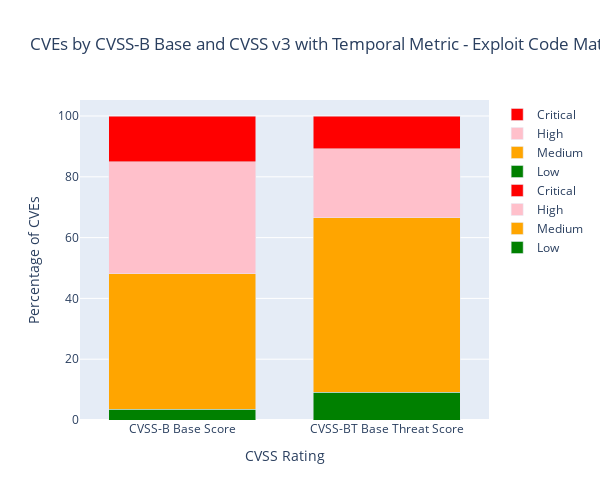

Notebook code cell kept with this figure:
### Markdown cell above
## CVSS Ratings

### Code cell
# Define function to categorize scores
def categorize_score(score):
    if score >= 0.1 and score <= 3.9:
        return 'low'
    elif score >= 4.0 and score <= 6.9:
        return 'medium'
    elif score >= 7.0 and score <= 8.9:
        return 'high'
    elif score >= 9.0 and score <= 10.0:
        return 'critical'
    else:
        return 'invalid'

# Apply categorization to both base_score and cvss-bt_score
df['base_score_category'] = df['base_score'].apply(categorize_score)
df['cvss-bt_score_category'] = df['cvss-bt_score'].apply(categorize_score)

# Count the number of CVEs in each category
base_score_counts = df['base_score_category'].value_counts().reindex(['low', 'medium', 'high', 'critical'], fill_value=0)
cvss_bt_score_counts = df['cvss-bt_score_category'].value_counts().reindex(['low', 'medium', 'high', 'critical'], fill_value=0)

# Calculate percentages
base_score_perc = base_score_counts / base_score_counts.sum() * 100
cvss_bt_score_perc = cvss_bt_score_counts / cvss_bt_score_counts.sum() * 100

# Create traces for base score categories
trace_base_low = go.Bar(
    x=['CVSS-B Base Score'],
    y=[base_score_perc['low']],
    name='Low',
    marker=dict(color='green')
)
trace_base_medium = go.Bar(
    x=['CVSS-B Base Score'],
    y=[base_score_perc['medium']],
    name='Medium',
    marker=dict(color='orange')
)
trace_base_high = go.Bar(
    x=['CVSS-B Base Score'],
    y=[base_score_perc['high']],
    name='High',
    marker=dict(color='pink')
)
trace_base_critical = go.Bar(
    x=['CVSS-B Base Score'],
    y=[base_score_perc['critical']],
    name='Critical',
    marker=dict(color='red')
)

# Create traces for CVSS-BT score categories
trace_cvss_bt_low = go.Bar(
    x=['CVSS-BT Base Threat Score'],
    y=[cvss_bt_score_perc['low']],
    name='Low',
    marker=dict(color='green')
)
trace_cvss_bt_medium = go.Bar(
    x=['CVSS-BT Base Threat Score'],
    y=[cvss_bt_score_perc['medium']],
    name='Medium',
    marker=dict(color='orange')
)
trace_cvss_bt_high = go.Bar(
    x=['CVSS-BT Base Threat Score'],
    y=[cvss_bt_score_perc['high']],
    name='High',
    marker=dict(color='pink')
)
trace_cvss_bt_critical = go.Bar(
    x=['CVSS-BT Base Threat Score'],
    y=[cvss_bt_score_perc['critical']],
    name='Critical',
    marker=dict(color='red')
)

# Layout
layout = go.Layout(
    title='CVEs by CVSS-B Base and CVSS v3 with Temporal Metric - Exploit Code Maturity (E) Ratings',
    xaxis=dict(title='CVSS Rating'),
    yaxis=dict(title='Percentage of CVEs'),
    barmode='stack',
    bargroupgap=0.1,
    bargap=0.2,
    height=500,
    width=600
)

# Create figure
fig = go.Figure(
    data=[trace_base_low, trace_base_medium, trace_base_high, trace_base_critical,
          trace_cvss_bt_low, trace_cvss_bt_medium, trace_cvss_bt_high, trace_cvss_bt_critical],
    layout=layout
)
# Show plot
fig.show()

if IN_COLAB == False:
    fig.write_image("../images_out/cvss_bt_bar.png")

### Figure 1 — Plotly figure (JSON) as saved in the notebook; plotly's stock layout.template omitted (floating-point values rounded to 4 significant figures)
{"data": [{"marker": {"color": "green"}, "name": "Low", "type": "bar", "x": ["CVSS-B Base Score"], "y": [3.513]}, {"marker": {"color": "orange"}, "name": "Medium", "type": "bar", "x": ["CVSS-B Base Score"], "y": [44.6]}, {"marker": {"color": "pink"}, "name": "High", "type": "bar", "x": ["CVSS-B Base Score"], "y": [36.9]}, {"marker": {"color": "red"}, "name": "Critical", "type": "bar", "x": ["CVSS-B Base Score"], "y": [14.99]}, {"marker": {"color": "green"}, "name": "Low", "type": "bar", "x": ["CVSS-BT Base Threat Score"], "y": [9.209]}, {"marker": {"color": "orange"}, "name": "Medium", "type": "bar", "x": ["CVSS-BT Base Threat Score"], "y": [57.25]}, {"marker": {"color": "pink"}, "name": "High", "type": "bar", "x": ["CVSS-BT Base Threat Score"], "y": [22.74]}, {"marker": {"color": "red"}, "name": "Critical", "type": "bar", "x": ["CVSS-BT Base Threat Score"], "y": [10.81]}], "layout": {"bargap": 0.2, "bargroupgap": 0.1, "barmode": "stack", "height": 500, "title": {"text": "CVEs by CVSS-B Base and CVSS v3 with Temporal Metric - Exploit Code Maturity (E) Ratings"}, "width": 600, "xaxis": {"title": {"text": "CVSS Rating"}}, "yaxis": {"title": {"text": "Percentage of CVEs"}}}}
